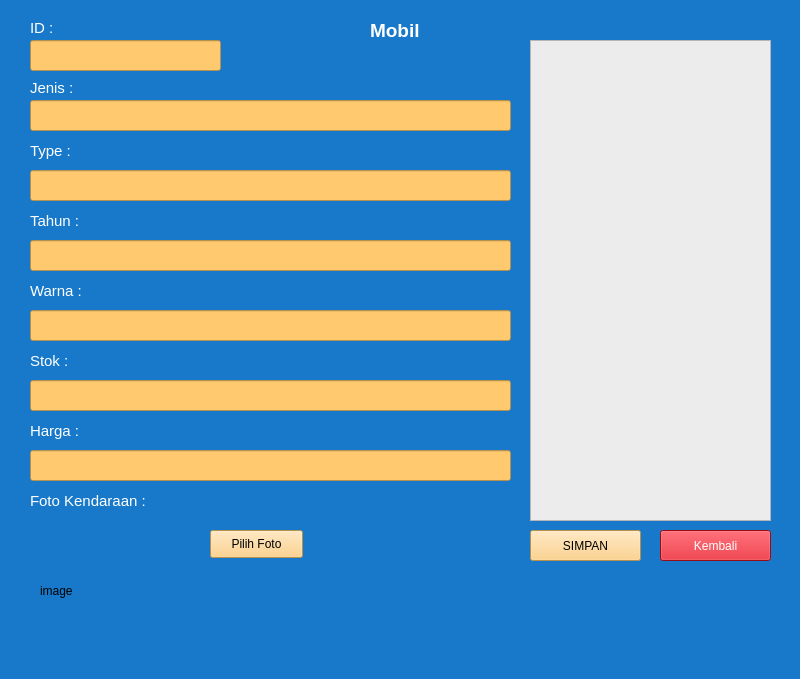
<?xml version="1.0" encoding="UTF-8"?>
<ui version="4.0">
 <class>MainWindow</class>
 <widget class="QMainWindow" name="MainWindow">
  <property name="geometry">
   <rect>
    <x>0</x>
    <y>0</y>
    <width>800</width>
    <height>679</height>
   </rect>
  </property>
  <property name="windowTitle">
   <string>MainWindow</string>
  </property>
  <property name="styleSheet">
   <string notr="true">background-color: rgb(0, 170, 255);
background-color: rgb(24, 121, 202);</string>
  </property>
  <widget class="QWidget" name="centralwidget">
   <widget class="QLabel" name="label_9">
    <property name="geometry">
     <rect>
      <x>30</x>
      <y>280</y>
      <width>121</width>
      <height>21</height>
     </rect>
    </property>
    <property name="font">
     <font>
      <pointsize>11</pointsize>
     </font>
    </property>
    <property name="styleSheet">
     <string notr="true">color: rgb(255, 255, 255);</string>
    </property>
    <property name="text">
     <string>Warna :</string>
    </property>
   </widget>
   <widget class="QLineEdit" name="lineEdit_stok">
    <property name="geometry">
     <rect>
      <x>30</x>
      <y>380</y>
      <width>481</width>
      <height>31</height>
     </rect>
    </property>
    <property name="styleSheet">
     <string notr="true">background-color: rgb(220, 220, 220);
background-color: rgb(255, 202, 111);</string>
    </property>
   </widget>
   <widget class="QLabel" name="label_8">
    <property name="geometry">
     <rect>
      <x>30</x>
      <y>210</y>
      <width>121</width>
      <height>21</height>
     </rect>
    </property>
    <property name="font">
     <font>
      <pointsize>11</pointsize>
     </font>
    </property>
    <property name="styleSheet">
     <string notr="true">color: rgb(255, 255, 255);</string>
    </property>
    <property name="text">
     <string>Tahun :</string>
    </property>
   </widget>
   <widget class="QLineEdit" name="lineEdit_id">
    <property name="geometry">
     <rect>
      <x>30</x>
      <y>40</y>
      <width>191</width>
      <height>31</height>
     </rect>
    </property>
    <property name="styleSheet">
     <string notr="true">background-color: rgb(255, 202, 111);</string>
    </property>
   </widget>
   <widget class="QLineEdit" name="lineEdit_tahun">
    <property name="geometry">
     <rect>
      <x>30</x>
      <y>240</y>
      <width>481</width>
      <height>31</height>
     </rect>
    </property>
    <property name="styleSheet">
     <string notr="true">background-color: rgb(220, 220, 220);
background-color: rgb(255, 202, 111);</string>
    </property>
   </widget>
   <widget class="QLabel" name="label_6">
    <property name="geometry">
     <rect>
      <x>30</x>
      <y>80</y>
      <width>111</width>
      <height>16</height>
     </rect>
    </property>
    <property name="font">
     <font>
      <pointsize>11</pointsize>
     </font>
    </property>
    <property name="styleSheet">
     <string notr="true">color: rgb(255, 255, 255);</string>
    </property>
    <property name="text">
     <string>Jenis :</string>
    </property>
   </widget>
   <widget class="QLineEdit" name="lineEdit_jenis">
    <property name="geometry">
     <rect>
      <x>30</x>
      <y>100</y>
      <width>481</width>
      <height>31</height>
     </rect>
    </property>
    <property name="styleSheet">
     <string notr="true">background-color: rgb(255, 202, 111);</string>
    </property>
   </widget>
   <widget class="QLabel" name="label_5">
    <property name="geometry">
     <rect>
      <x>30</x>
      <y>20</y>
      <width>41</width>
      <height>16</height>
     </rect>
    </property>
    <property name="font">
     <font>
      <pointsize>11</pointsize>
     </font>
    </property>
    <property name="styleSheet">
     <string notr="true">color: rgb(255, 255, 255);</string>
    </property>
    <property name="text">
     <string>ID :</string>
    </property>
   </widget>
   <widget class="QLabel" name="label_7">
    <property name="geometry">
     <rect>
      <x>30</x>
      <y>140</y>
      <width>111</width>
      <height>21</height>
     </rect>
    </property>
    <property name="font">
     <font>
      <pointsize>11</pointsize>
     </font>
    </property>
    <property name="styleSheet">
     <string notr="true">color: rgb(255, 255, 255);</string>
    </property>
    <property name="text">
     <string>Type :</string>
    </property>
   </widget>
   <widget class="QLabel" name="label_12">
    <property name="geometry">
     <rect>
      <x>30</x>
      <y>350</y>
      <width>121</width>
      <height>21</height>
     </rect>
    </property>
    <property name="font">
     <font>
      <pointsize>11</pointsize>
     </font>
    </property>
    <property name="styleSheet">
     <string notr="true">color: rgb(255, 255, 255);</string>
    </property>
    <property name="text">
     <string>Stok :</string>
    </property>
   </widget>
   <widget class="QLineEdit" name="lineEdit_warna">
    <property name="geometry">
     <rect>
      <x>30</x>
      <y>310</y>
      <width>481</width>
      <height>31</height>
     </rect>
    </property>
    <property name="styleSheet">
     <string notr="true">background-color: rgb(220, 220, 220);
background-color: rgb(255, 202, 111);</string>
    </property>
   </widget>
   <widget class="QLineEdit" name="lineEdit_type">
    <property name="geometry">
     <rect>
      <x>30</x>
      <y>170</y>
      <width>481</width>
      <height>31</height>
     </rect>
    </property>
    <property name="styleSheet">
     <string notr="true">background-color: rgb(220, 220, 220);
background-color: rgb(255, 202, 111);</string>
    </property>
   </widget>
   <widget class="QLabel" name="label_13">
    <property name="geometry">
     <rect>
      <x>30</x>
      <y>490</y>
      <width>141</width>
      <height>21</height>
     </rect>
    </property>
    <property name="font">
     <font>
      <pointsize>11</pointsize>
     </font>
    </property>
    <property name="styleSheet">
     <string notr="true">color: rgb(255, 255, 255);</string>
    </property>
    <property name="text">
     <string>Foto Kendaraan :</string>
    </property>
   </widget>
   <widget class="QPushButton" name="pushButton_pilihfoto">
    <property name="geometry">
     <rect>
      <x>210</x>
      <y>530</y>
      <width>93</width>
      <height>28</height>
     </rect>
    </property>
    <property name="styleSheet">
     <string notr="true">background-color: rgb(255, 202, 111);</string>
    </property>
    <property name="text">
     <string>Pilih Foto</string>
    </property>
   </widget>
   <widget class="QListView" name="listView">
    <property name="geometry">
     <rect>
      <x>530</x>
      <y>40</y>
      <width>241</width>
      <height>481</height>
     </rect>
    </property>
    <property name="styleSheet">
     <string notr="true">background-color: rgb(236, 236, 236);</string>
    </property>
   </widget>
   <widget class="QLabel" name="label_10">
    <property name="geometry">
     <rect>
      <x>370</x>
      <y>20</y>
      <width>71</width>
      <height>21</height>
     </rect>
    </property>
    <property name="font">
     <font>
      <pointsize>14</pointsize>
      <weight>75</weight>
      <bold>true</bold>
     </font>
    </property>
    <property name="styleSheet">
     <string notr="true">color: rgb(255, 255, 255);</string>
    </property>
    <property name="text">
     <string>Mobil</string>
    </property>
   </widget>
   <widget class="QLabel" name="label">
    <property name="geometry">
     <rect>
      <x>40</x>
      <y>530</y>
      <width>141</width>
      <height>121</height>
     </rect>
    </property>
    <property name="text">
     <string>image</string>
    </property>
   </widget>
   <widget class="QLabel" name="label_14">
    <property name="geometry">
     <rect>
      <x>30</x>
      <y>420</y>
      <width>121</width>
      <height>21</height>
     </rect>
    </property>
    <property name="font">
     <font>
      <pointsize>11</pointsize>
     </font>
    </property>
    <property name="styleSheet">
     <string notr="true">color: rgb(255, 255, 255);</string>
    </property>
    <property name="text">
     <string>Harga :</string>
    </property>
   </widget>
   <widget class="QLineEdit" name="lineEdit_harga">
    <property name="geometry">
     <rect>
      <x>30</x>
      <y>450</y>
      <width>481</width>
      <height>31</height>
     </rect>
    </property>
    <property name="styleSheet">
     <string notr="true">background-color: rgb(220, 220, 220);
background-color: rgb(255, 202, 111);</string>
    </property>
   </widget>
   <widget class="QPushButton" name="pushButton_keluar">
    <property name="geometry">
     <rect>
      <x>660</x>
      <y>530</y>
      <width>111</width>
      <height>31</height>
     </rect>
    </property>
    <property name="styleSheet">
     <string notr="true">color: rgb(255, 255, 255);
background-color: rgb(212, 17, 30);</string>
    </property>
    <property name="text">
     <string>Kembali</string>
    </property>
   </widget>
   <widget class="QPushButton" name="pushButton_simpan">
    <property name="geometry">
     <rect>
      <x>530</x>
      <y>530</y>
      <width>111</width>
      <height>31</height>
     </rect>
    </property>
    <property name="styleSheet">
     <string notr="true">background-color: rgb(255, 202, 111);</string>
    </property>
    <property name="text">
     <string>SIMPAN</string>
    </property>
   </widget>
  </widget>
  <widget class="QStatusBar" name="statusbar"/>
 </widget>
 <resources/>
 <connections/>
</ui>
